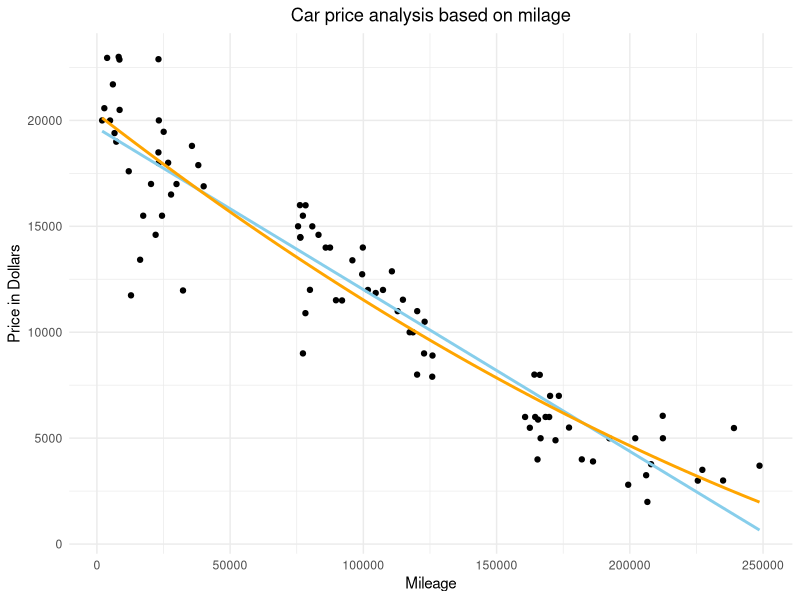

This chart was generated by the following R code: (Note: this script raises an error after producing the figure.)
## ---- chunk 1
library(tidyverse)
car_analysis <- read_csv("car_analysis.csv")
## ---- chunk 2

            #This is my linear model and summary

carLm <- lm(price~mileage, data=car_analysis)
summary(carLm)


            #Here is the base point plot and line

ggplot(data=car_analysis, mapping = aes(x=mileage, y=price))+
  geom_point()+
  geom_smooth(method="lm", formula=y~x, se=F, col="skyblue")+
  
            #Here is a curved line to visualize the price not going to 0
  
   stat_smooth(method = "lm",formula = y ~ poly(x, 2),se = F,col = "orange",lty = 1)+
  
            #These are my labels and theme
  
  labs(
    x="Mileage",
    y="Price in Dollars",
    title="Car price analysis based on milage"
  )+
  
  theme_minimal()+
  theme(plot.title = element_text(hjust = 0.5))
  
            #this part doesn't paste into the graph cause its on base R
  
## ---- chunk 3
pander(rbind(`Y-Intercept` = c(Estimated = carLm$coef[[1]]),
      Slope = c(Estimated = carLm$coef[[2]]),
      Sigma = c(Estimated = summary(carLm)$sigma)))

                                 #Add summary to plot
legend("topleft", legend=c(paste("Y-Intercept:", round(carLm$coef[[1]], 3), "  (", beta_0, ")"),
                           paste("Slope:", round(carLm$coef[[2]], 3), "  (", beta_1, ")"),
                           paste("Sigma:", round(summary(carLm)$sigma, 3), "  (", sigma, ")")), bty='n')
